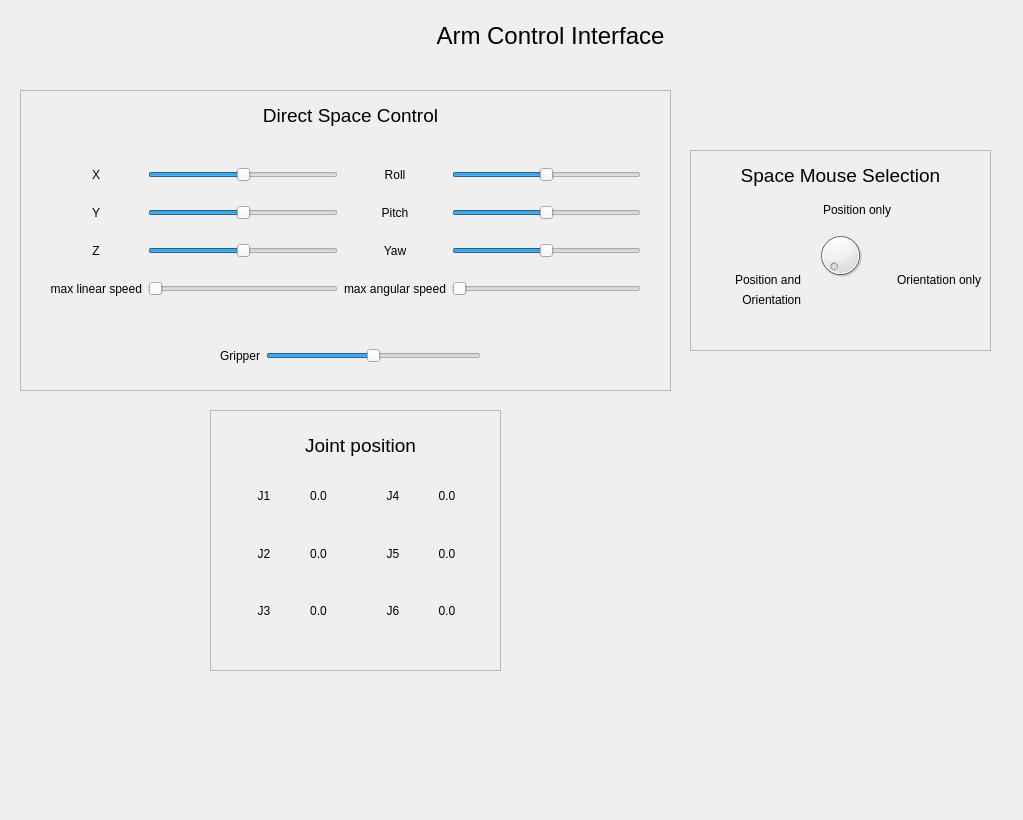
<?xml version="1.0" encoding="UTF-8"?>
<ui version="4.0">
 <class>Form</class>
 <widget class="QWidget" name="Form">
  <property name="geometry">
   <rect>
    <x>0</x>
    <y>0</y>
    <width>1023</width>
    <height>820</height>
   </rect>
  </property>
  <property name="windowTitle">
   <string>Form</string>
  </property>
  <widget class="QLabel" name="label_12">
   <property name="geometry">
    <rect>
     <x>420</x>
     <y>20</y>
     <width>261</width>
     <height>31</height>
    </rect>
   </property>
   <property name="font">
    <font>
     <pointsize>18</pointsize>
     <weight>50</weight>
     <bold>false</bold>
    </font>
   </property>
   <property name="text">
    <string>Arm Control Interface</string>
   </property>
   <property name="alignment">
    <set>Qt::AlignCenter</set>
   </property>
  </widget>
  <widget class="QFrame" name="frame">
   <property name="geometry">
    <rect>
     <x>20</x>
     <y>90</y>
     <width>651</width>
     <height>301</height>
    </rect>
   </property>
   <property name="autoFillBackground">
    <bool>false</bool>
   </property>
   <property name="frameShape">
    <enum>QFrame::StyledPanel</enum>
   </property>
   <property name="frameShadow">
    <enum>QFrame::Raised</enum>
   </property>
   <widget class="QWidget" name="gridLayoutWidget">
    <property name="geometry">
     <rect>
      <x>30</x>
      <y>60</y>
      <width>591</width>
      <height>167</height>
     </rect>
    </property>
    <layout class="QGridLayout" name="gridLayout">
     <item row="0" column="1">
      <widget class="QSlider" name="pos_x">
       <property name="minimum">
        <number>-1869</number>
       </property>
       <property name="maximum">
        <number>1869</number>
       </property>
       <property name="sliderPosition">
        <number>0</number>
       </property>
       <property name="orientation">
        <enum>Qt::Horizontal</enum>
       </property>
      </widget>
     </item>
     <item row="1" column="1">
      <widget class="QSlider" name="pos_y">
       <property name="minimum">
        <number>-1869</number>
       </property>
       <property name="maximum">
        <number>1869</number>
       </property>
       <property name="sliderPosition">
        <number>0</number>
       </property>
       <property name="orientation">
        <enum>Qt::Horizontal</enum>
       </property>
      </widget>
     </item>
     <item row="0" column="4">
      <widget class="QSlider" name="or_roll">
       <property name="minimum">
        <number>-467</number>
       </property>
       <property name="maximum">
        <number>467</number>
       </property>
       <property name="sliderPosition">
        <number>0</number>
       </property>
       <property name="orientation">
        <enum>Qt::Horizontal</enum>
       </property>
      </widget>
     </item>
     <item row="3" column="2">
      <widget class="QLabel" name="label_6">
       <property name="text">
        <string>Yaw</string>
       </property>
       <property name="alignment">
        <set>Qt::AlignCenter</set>
       </property>
      </widget>
     </item>
     <item row="3" column="4">
      <widget class="QSlider" name="or_yaw">
       <property name="minimum">
        <number>-467</number>
       </property>
       <property name="maximum">
        <number>467</number>
       </property>
       <property name="sliderPosition">
        <number>0</number>
       </property>
       <property name="orientation">
        <enum>Qt::Horizontal</enum>
       </property>
      </widget>
     </item>
     <item row="1" column="0">
      <widget class="QLabel" name="label_10">
       <property name="text">
        <string>Y</string>
       </property>
       <property name="alignment">
        <set>Qt::AlignCenter</set>
       </property>
      </widget>
     </item>
     <item row="0" column="2">
      <widget class="QLabel" name="label_8">
       <property name="text">
        <string>Roll</string>
       </property>
       <property name="alignment">
        <set>Qt::AlignCenter</set>
       </property>
      </widget>
     </item>
     <item row="3" column="1">
      <widget class="QSlider" name="pos_z">
       <property name="minimum">
        <number>-1869</number>
       </property>
       <property name="maximum">
        <number>1869</number>
       </property>
       <property name="sliderPosition">
        <number>0</number>
       </property>
       <property name="orientation">
        <enum>Qt::Horizontal</enum>
       </property>
      </widget>
     </item>
     <item row="0" column="0">
      <widget class="QLabel" name="label">
       <property name="text">
        <string>X</string>
       </property>
       <property name="alignment">
        <set>Qt::AlignCenter</set>
       </property>
      </widget>
     </item>
     <item row="3" column="0">
      <widget class="QLabel" name="label_5">
       <property name="text">
        <string>Z</string>
       </property>
       <property name="alignment">
        <set>Qt::AlignCenter</set>
       </property>
      </widget>
     </item>
     <item row="1" column="2">
      <widget class="QLabel" name="label_9">
       <property name="text">
        <string>Pitch</string>
       </property>
       <property name="alignment">
        <set>Qt::AlignCenter</set>
       </property>
      </widget>
     </item>
     <item row="1" column="4">
      <widget class="QSlider" name="or_pitch">
       <property name="minimum">
        <number>-467</number>
       </property>
       <property name="maximum">
        <number>467</number>
       </property>
       <property name="sliderPosition">
        <number>0</number>
       </property>
       <property name="orientation">
        <enum>Qt::Horizontal</enum>
       </property>
      </widget>
     </item>
     <item row="4" column="1">
      <widget class="QSlider" name="max_linear_speed">
       <property name="minimum">
        <number>25</number>
       </property>
       <property name="maximum">
        <number>75</number>
       </property>
       <property name="sliderPosition">
        <number>25</number>
       </property>
       <property name="orientation">
        <enum>Qt::Horizontal</enum>
       </property>
      </widget>
     </item>
     <item row="4" column="0">
      <widget class="QLabel" name="label_7">
       <property name="text">
        <string>max linear speed</string>
       </property>
       <property name="alignment">
        <set>Qt::AlignRight|Qt::AlignTrailing|Qt::AlignVCenter</set>
       </property>
      </widget>
     </item>
     <item row="4" column="2">
      <widget class="QLabel" name="label_11">
       <property name="text">
        <string>max angular speed</string>
       </property>
       <property name="alignment">
        <set>Qt::AlignRight|Qt::AlignTrailing|Qt::AlignVCenter</set>
       </property>
      </widget>
     </item>
     <item row="4" column="4">
      <widget class="QSlider" name="max_angular_speed">
       <property name="minimum">
        <number>500</number>
       </property>
       <property name="maximum">
        <number>1500</number>
       </property>
       <property name="sliderPosition">
        <number>500</number>
       </property>
       <property name="orientation">
        <enum>Qt::Horizontal</enum>
       </property>
      </widget>
     </item>
    </layout>
   </widget>
   <widget class="QLabel" name="label_14">
    <property name="geometry">
     <rect>
      <x>200</x>
      <y>10</y>
      <width>261</width>
      <height>31</height>
     </rect>
    </property>
    <property name="font">
     <font>
      <pointsize>18</pointsize>
      <weight>50</weight>
      <bold>false</bold>
     </font>
    </property>
    <property name="text">
     <string>&lt;html&gt;&lt;head/&gt;&lt;body&gt;&lt;p&gt;&lt;span style=&quot; font-size:14pt;&quot;&gt;Direct Space Control&lt;/span&gt;&lt;/p&gt;&lt;/body&gt;&lt;/html&gt;</string>
    </property>
    <property name="alignment">
     <set>Qt::AlignCenter</set>
    </property>
   </widget>
   <widget class="QWidget" name="horizontalLayoutWidget">
    <property name="geometry">
     <rect>
      <x>200</x>
      <y>250</y>
      <width>261</width>
      <height>31</height>
     </rect>
    </property>
    <layout class="QHBoxLayout" name="horizontalLayout">
     <item>
      <widget class="QLabel" name="label_2">
       <property name="text">
        <string>Gripper</string>
       </property>
       <property name="alignment">
        <set>Qt::AlignRight|Qt::AlignTrailing|Qt::AlignVCenter</set>
       </property>
      </widget>
     </item>
     <item>
      <widget class="QSlider" name="gripper">
       <property name="minimum">
        <number>-500</number>
       </property>
       <property name="maximum">
        <number>500</number>
       </property>
       <property name="sliderPosition">
        <number>0</number>
       </property>
       <property name="orientation">
        <enum>Qt::Horizontal</enum>
       </property>
      </widget>
     </item>
    </layout>
   </widget>
  </widget>
  <widget class="QFrame" name="frame_2">
   <property name="geometry">
    <rect>
     <x>690</x>
     <y>150</y>
     <width>301</width>
     <height>201</height>
    </rect>
   </property>
   <property name="autoFillBackground">
    <bool>false</bool>
   </property>
   <property name="frameShape">
    <enum>QFrame::StyledPanel</enum>
   </property>
   <property name="frameShadow">
    <enum>QFrame::Raised</enum>
   </property>
   <widget class="QDial" name="spacemouse_select">
    <property name="geometry">
     <rect>
      <x>120</x>
      <y>80</y>
      <width>61</width>
      <height>51</height>
     </rect>
    </property>
    <property name="focusPolicy">
     <enum>Qt::NoFocus</enum>
    </property>
    <property name="layoutDirection">
     <enum>Qt::LeftToRight</enum>
    </property>
    <property name="maximum">
     <number>2</number>
    </property>
   </widget>
   <widget class="QLabel" name="label_15">
    <property name="geometry">
     <rect>
      <x>110</x>
      <y>50</y>
      <width>91</width>
      <height>20</height>
     </rect>
    </property>
    <property name="text">
     <string>Position only</string>
    </property>
    <property name="alignment">
     <set>Qt::AlignRight|Qt::AlignTrailing|Qt::AlignVCenter</set>
    </property>
   </widget>
   <widget class="QLabel" name="label_16">
    <property name="geometry">
     <rect>
      <x>170</x>
      <y>120</y>
      <width>121</width>
      <height>20</height>
     </rect>
    </property>
    <property name="text">
     <string>Orientation only</string>
    </property>
    <property name="alignment">
     <set>Qt::AlignRight|Qt::AlignTrailing|Qt::AlignVCenter</set>
    </property>
   </widget>
   <widget class="QLabel" name="label_13">
    <property name="geometry">
     <rect>
      <x>20</x>
      <y>120</y>
      <width>91</width>
      <height>20</height>
     </rect>
    </property>
    <property name="text">
     <string>Position and</string>
    </property>
    <property name="alignment">
     <set>Qt::AlignRight|Qt::AlignTrailing|Qt::AlignVCenter</set>
    </property>
   </widget>
   <widget class="QLabel" name="label_17">
    <property name="geometry">
     <rect>
      <x>30</x>
      <y>140</y>
      <width>81</width>
      <height>20</height>
     </rect>
    </property>
    <property name="text">
     <string>Orientation</string>
    </property>
    <property name="alignment">
     <set>Qt::AlignRight|Qt::AlignTrailing|Qt::AlignVCenter</set>
    </property>
   </widget>
   <widget class="QLabel" name="label_26">
    <property name="geometry">
     <rect>
      <x>20</x>
      <y>10</y>
      <width>261</width>
      <height>31</height>
     </rect>
    </property>
    <property name="font">
     <font>
      <pointsize>18</pointsize>
      <weight>50</weight>
      <bold>false</bold>
     </font>
    </property>
    <property name="text">
     <string>&lt;html&gt;&lt;head/&gt;&lt;body&gt;&lt;p&gt;&lt;span style=&quot; font-size:14pt;&quot;&gt;Space Mouse Selection&lt;/span&gt;&lt;/p&gt;&lt;/body&gt;&lt;/html&gt;</string>
    </property>
    <property name="alignment">
     <set>Qt::AlignCenter</set>
    </property>
   </widget>
  </widget>
  <widget class="QFrame" name="frame_3">
   <property name="geometry">
    <rect>
     <x>210</x>
     <y>410</y>
     <width>291</width>
     <height>261</height>
    </rect>
   </property>
   <property name="autoFillBackground">
    <bool>false</bool>
   </property>
   <property name="frameShape">
    <enum>QFrame::StyledPanel</enum>
   </property>
   <property name="frameShadow">
    <enum>QFrame::Raised</enum>
   </property>
   <widget class="QWidget" name="gridLayoutWidget_2">
    <property name="geometry">
     <rect>
      <x>30</x>
      <y>60</y>
      <width>231</width>
      <height>167</height>
     </rect>
    </property>
    <layout class="QGridLayout" name="gridLayout_2">
     <item row="3" column="0">
      <widget class="QLabel" name="label_21">
       <property name="text">
        <string>J3</string>
       </property>
       <property name="alignment">
        <set>Qt::AlignCenter</set>
       </property>
      </widget>
     </item>
     <item row="1" column="1">
      <widget class="QLabel" name="J2_pos">
       <property name="text">
        <string>0.0</string>
       </property>
       <property name="alignment">
        <set>Qt::AlignCenter</set>
       </property>
      </widget>
     </item>
     <item row="0" column="1">
      <widget class="QLabel" name="J1_pos">
       <property name="text">
        <string>0.0</string>
       </property>
       <property name="alignment">
        <set>Qt::AlignCenter</set>
       </property>
      </widget>
     </item>
     <item row="1" column="0">
      <widget class="QLabel" name="label_19">
       <property name="text">
        <string>J2</string>
       </property>
       <property name="alignment">
        <set>Qt::AlignCenter</set>
       </property>
      </widget>
     </item>
     <item row="3" column="3">
      <widget class="QLabel" name="label_18">
       <property name="text">
        <string>J6</string>
       </property>
       <property name="alignment">
        <set>Qt::AlignCenter</set>
       </property>
      </widget>
     </item>
     <item row="0" column="0">
      <widget class="QLabel" name="label_3">
       <property name="text">
        <string>J1</string>
       </property>
       <property name="alignment">
        <set>Qt::AlignCenter</set>
       </property>
      </widget>
     </item>
     <item row="3" column="1">
      <widget class="QLabel" name="J3_pos">
       <property name="text">
        <string>0.0</string>
       </property>
       <property name="alignment">
        <set>Qt::AlignCenter</set>
       </property>
      </widget>
     </item>
     <item row="3" column="4">
      <widget class="QLabel" name="J6_pos">
       <property name="text">
        <string>0.0</string>
       </property>
       <property name="alignment">
        <set>Qt::AlignCenter</set>
       </property>
      </widget>
     </item>
     <item row="0" column="3">
      <widget class="QLabel" name="label_20">
       <property name="text">
        <string>J4</string>
       </property>
       <property name="alignment">
        <set>Qt::AlignCenter</set>
       </property>
      </widget>
     </item>
     <item row="1" column="3">
      <widget class="QLabel" name="label_22">
       <property name="text">
        <string>J5</string>
       </property>
       <property name="alignment">
        <set>Qt::AlignCenter</set>
       </property>
      </widget>
     </item>
     <item row="1" column="4">
      <widget class="QLabel" name="J5_pos">
       <property name="text">
        <string>0.0</string>
       </property>
       <property name="alignment">
        <set>Qt::AlignCenter</set>
       </property>
      </widget>
     </item>
     <item row="0" column="4">
      <widget class="QLabel" name="J4_pos">
       <property name="text">
        <string>0.0</string>
       </property>
       <property name="alignment">
        <set>Qt::AlignCenter</set>
       </property>
      </widget>
     </item>
     <item row="0" column="2">
      <spacer name="spacer">
       <property name="orientation">
        <enum>Qt::Horizontal</enum>
       </property>
       <property name="sizeType">
        <enum>QSizePolicy::Fixed</enum>
       </property>
       <property name="sizeHint" stdset="0">
        <size>
         <width>20</width>
         <height>0</height>
        </size>
       </property>
      </spacer>
     </item>
    </layout>
   </widget>
   <widget class="QLabel" name="label_25">
    <property name="geometry">
     <rect>
      <x>20</x>
      <y>20</y>
      <width>261</width>
      <height>31</height>
     </rect>
    </property>
    <property name="font">
     <font>
      <pointsize>18</pointsize>
      <weight>50</weight>
      <bold>false</bold>
     </font>
    </property>
    <property name="text">
     <string>&lt;html&gt;&lt;head/&gt;&lt;body&gt;&lt;p&gt;&lt;span style=&quot; font-size:14pt;&quot;&gt;Joint position&lt;/span&gt;&lt;/p&gt;&lt;/body&gt;&lt;/html&gt;</string>
    </property>
    <property name="alignment">
     <set>Qt::AlignCenter</set>
    </property>
   </widget>
  </widget>
  <zorder>frame</zorder>
  <zorder>label_12</zorder>
  <zorder>frame_2</zorder>
  <zorder>frame_3</zorder>
 </widget>
 <resources/>
 <connections/>
</ui>
